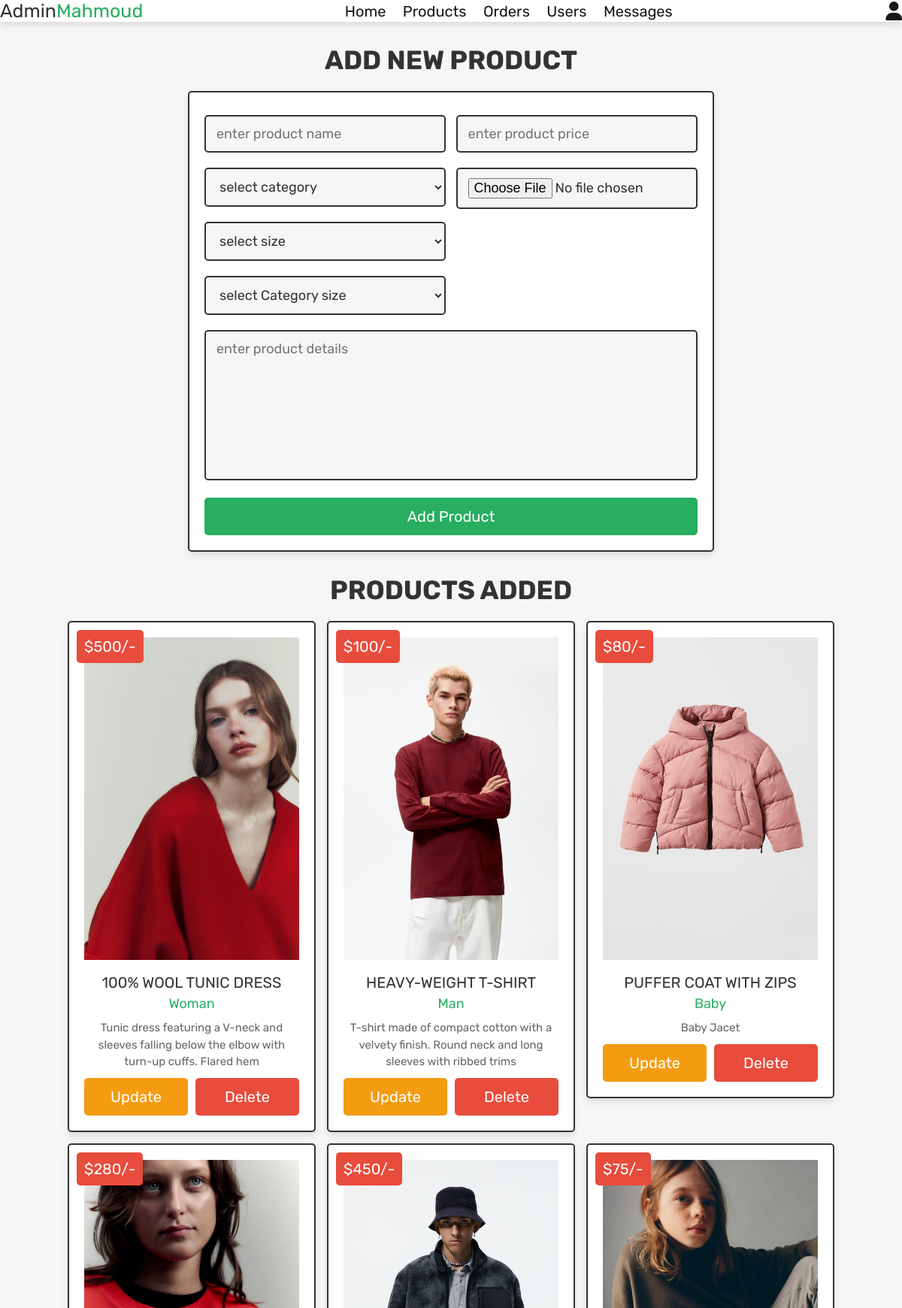
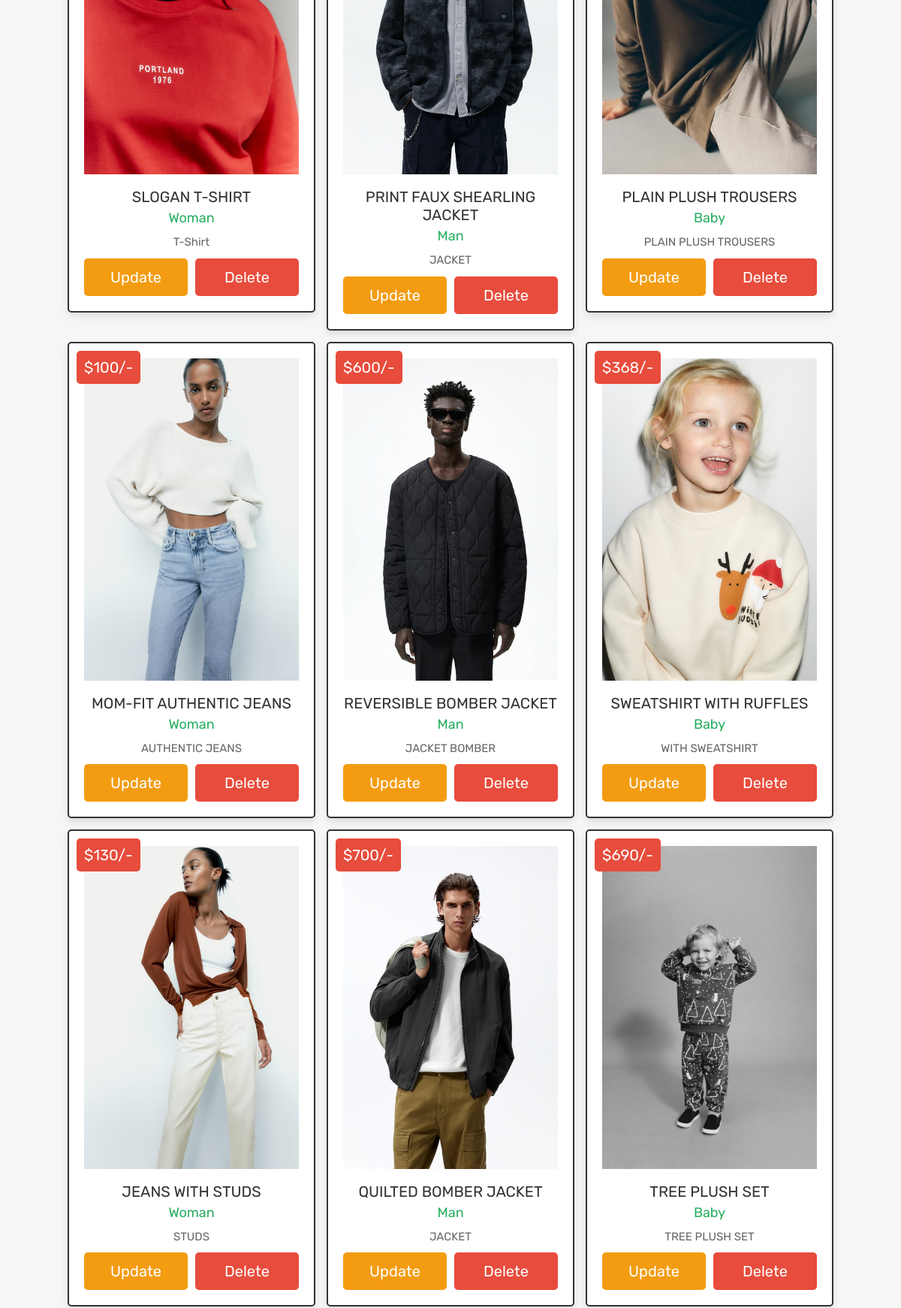
The app's page /admin/admin_products.php (signed in, upper part) with its own data (2 pictures, top to bottom).
### tables this page shows
CREATE TABLE `products` (
  `id` int(100) NOT NULL,
  `name` varchar(100) NOT NULL,
  `category` varchar(20) NOT NULL,
  `size` text NOT NULL,
  `tow` varchar(250) NOT NULL,
  `details` varchar(500) NOT NULL,
  `price` int(100) NOT NULL,
  `image` varchar(100) NOT NULL
);

### admin/admin_products.php (the view, shortened to what this page needs)
<?php
@include '../config.php';
?>
<!DOCTYPE html>
<html lang="en">
<head>
   <link rel="stylesheet" href="https://cdnjs.cloudflare.com/ajax/libs/font-awesome/6.1.1/css/all.min.css">
   <link rel="stylesheet" href="css/admin_style.css">
</head>
<body>
<?php include 'admin_header.php'; ?>
<section class="add-products">
   <h1 class="title">add new product</h1>
   <form action="" method="POST" enctype="multipart/form-data">
      <div class="flex">
         <div class="inputBox">
         <input type="text" name="name" class="box" required placeholder="enter product name">
         <select name="category" class="box" required>
            <option value="" selected disabled>select category</option>
         </select>
         <select name="size" class="box" required>
            <option value="" selected disabled>select size</option>
         </select>
         <select name="tow" class="box" required>
            <option value="" selected disabled>select Category size</option>
         </select>
         </div>
         <div class="inputBox">
         <input type="number" min="0" name="price" class="box" required placeholder="enter product price">
         <input type="file" name="image" required class="box" accept="image/jpg, image/jpeg, image/png">
         </div>
      </div>
      <textarea name="details" class="box" required placeholder="enter product details" cols="30" rows="10"></textarea>
      <input type="submit" class="btn" value="add product" name="add_product">
   </form>
</section>
<section class="show-products">
   <h1 class="title">products added</h1>
   <div class="box-container">
   <?php
      $show_products = $conn->prepare("SELECT * FROM `products`");
      $show_products->execute();
      if($show_products->rowCount() > 0){
         while($fetch_products = $show_products->fetch(PDO::FETCH_ASSOC)){
   ?>
   <div class="box">
      <div class="price">$<?= $fetch_products['price']; ?>/-</div>
      <img src="../uploaded_img/<?= $fetch_products['image']; ?>" alt="">
      <div class="name"><?= $fetch_products['name']; ?></div>
      <div class="cat"><?= $fetch_products['category']; ?></div>
      <div class="details"><?= $fetch_products['details']; ?></div>
      <div class="flex-btn">
         <a href="admin_update_product.php?update=<?= $fetch_products['id']; ?>" class="option-btn">update</a>
         <a href="admin_products.php?delete=<?= $fetch_products['id']; ?>" class="delete-btn" onclick="return confirm('delete this product?');">delete</a>
      </div>
   </div>
   <?php
      }
   }else{
      echo '<p class="empty">now products added yet!</p>';
   }
   ?>
   </div>
</section>
</body>
</html>

### admin/css/admin_style.css (style rules this page uses)
.add-products form { max-width: 70rem; padding:2rem; margin:0 auto; text-align: center; border:var(--border); box-shadow: var(--box-shadow); background-color: var(--white); border-radius: .5rem; }
.add-products form .flex { display: flex; justify-content: space-between; flex-wrap: wrap; }
.add-products form .flex .inputBox { width: 49%; }
.add-products form .box { width: 100%; margin:1rem 0; padding:1.2rem 1.4rem; font-size: 1.8rem; color:var(--black); border-radius: .5rem; background-color: var(--light-bg); border:var(--border); }
.add-products form textarea { height: 20rem; resize: none; }
.show-products { padding-top: 0; }
.show-products .box-container { display: grid; grid-template-columns: repeat(auto-fit, 33rem); gap:1.5rem; align-items: flex-start; justify-content:center; }
.show-products .box-container .box { text-align: center; border:var(--border); box-shadow: var(--box-shadow); background-color: var(--white); border-radius: .5rem; padding:2rem; position: relative; }
.show-products .box-container .box .price { position: absolute; top:1rem; left:1rem; padding:1rem; font-size: 2rem; color:var(--white); background-color: var(--red); border-radius: .5rem; }
.show-products .box-container .box img { width: 100%; margin-bottom: 1rem; }
.show-products .box-container .box .name { margin:.5rem 0; font-size: 2rem; color:var(--black); }
.show-products .box-container .box .cat { font-size: 1.8rem; color:var(--green); }
.show-products .box-container .box .details { padding-top: 1rem; font-size: 1.5rem; line-height: 1.5; color:var(--light-color); }

### admin/css/components.css (style rules this page uses)
:root { --green:#27ae60; --orange:#f39c12; --red:#e74c3c; --black:#333; --light-color:#666; --white:#fff; --light-bg:#f6f6f6; --border:.2rem solid var(--black); --box-shadow:0 .5rem 1rem rgba(0,0,0,.1); }
* { font-family: 'Rubik', sans-serif; margin:0; padding:0; box-sizing: border-box; outline: none; border:none; text-decoration: none; color:var(--black); }
body { background-color: var(--light-bg); }
html { font-size: 62.5%; overflow-x: hidden; scroll-behavior: smooth; scroll-padding-top: 6.5rem; }
section { padding:3rem 2rem; max-width: 1200px; margin:0 auto; }
.btn, .delete-btn, .option-btn { display: block; width: 100%; margin-top: 1rem; border-radius: .5rem; color:var(--white); font-size: 2rem; padding:1.3rem 3rem; text-transform: capitalize; cursor: pointer; text-align: center; }
.btn { background-color: var(--green); }
.delete-btn { background-color: var(--red); }
.option-btn { background-color: var(--orange); }
.flex-btn { display: flex; flex-wrap: wrap; gap:1rem; }
.flex-btn > * { flex:1; }
.title { text-align: center; margin-bottom: 2rem; text-transform: uppercase; color:var(--black); font-size: 3.5rem; }

### records on screen
products: price "500", image (picture), name "100% WOOL TUNIC DRESS", category "Woman", details "Tunic dress featuring a V-neck and sleeves falling below the elbow with turn-up cuffs. Flared hem"
products: price "100", image (picture), name "HEAVY-WEIGHT T-SHIRT", category "Man", details "T-shirt made of compact cotton with a velvety finish. Round neck and long sleeves with ribbed trims"
products: price "80", image (picture), name "PUFFER COAT WITH ZIPS", category "Baby", details "Baby Jacet"
products: price "280", image (picture), name "SLOGAN T-SHIRT", category "Woman", details "T-Shirt"
products: price "450", image (picture), name "PRINT FAUX SHEARLING JACKET", category "Man", details "JACKET"
products: price "75", image (picture), name "PLAIN PLUSH TROUSERS", category "Baby", details "PLAIN PLUSH TROUSERS"
products: price "100", image (picture), name "MOM-FIT AUTHENTIC JEANS", category "Woman", details "AUTHENTIC JEANS"
products: price "600", image (picture), name "REVERSIBLE BOMBER JACKET", category "Man", details "JACKET BOMBER"
products: price "368", image (picture), name "SWEATSHIRT WITH RUFFLES", category "Baby", details "WITH SWEATSHIRT"
products: price "130", image (picture), name "JEANS WITH STUDS", category "Woman", details "STUDS"
products: price "700", image (picture), name "QUILTED BOMBER JACKET", category "Man", details "JACKET"
products: price "690", image (picture), name "TREE PLUSH SET", category "Baby", details "TREE PLUSH SET"
